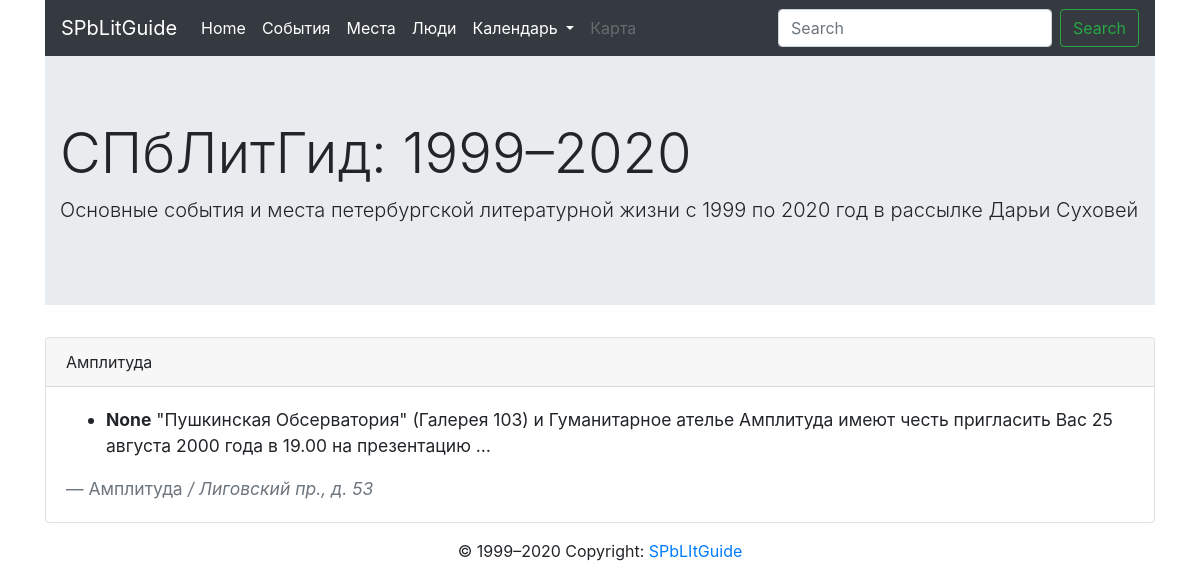
The page /place/2/ on the database as committed earlier.
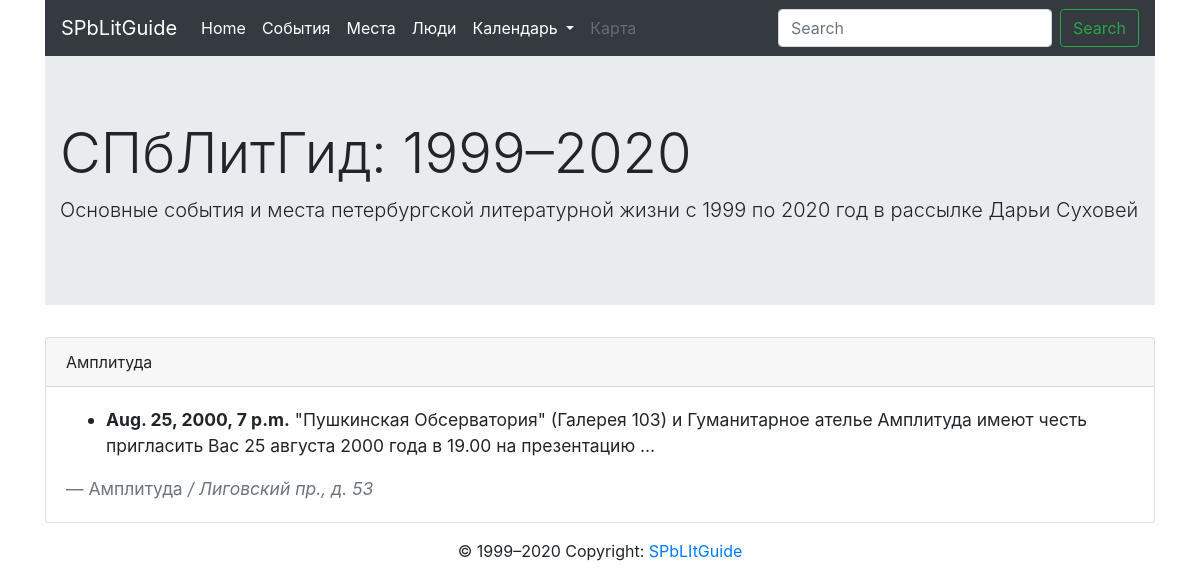
The same page on the database as committed later.
### core/models.py (models this page shows, shortened)
class Event(models.Model):
	description = models.TextField()
	date = models.DateTimeField(auto_now=False, auto_now_add=False)
	place = models.ForeignKey(
		Place, on_delete=models.CASCADE, blank=True, null=True)
	adress = models.ForeignKey(
		Adress, on_delete=models.CASCADE, blank=True, null=True)
	people = models.ManyToManyField(Person, blank=True)
	class Meta:
		app_label = 'core'
		verbose_name = 'Event'
		ordering = ['date']

class Adress(models.Model):
	name = models.CharField(max_length=300)
	coordinates = models.CharField(
		max_length=300, blank=True, null=True)
	class Meta:
		app_label = 'core'
		verbose_name = 'Adress'

### core/views.py (the view)
# urls.py: path('place/<pk>/', PlaceDetailView.as_view(), name='one_place'),
class PlaceDetailView(DetailView):
	model = Place

### core/models.py (called while the page is built)
	def show_adresses(self):
		events = Event.objects.filter(place=self).values_list(
			'adress', flat=True).order_by('id')
		adresses = Adress.objects.filter(id__in=events)
		return adresses

### core/templates/core/place_detail.html (shortened to what this page needs)
{% extends 'page.html' %}
{% block content %}
<div class="card">
  <div class="card-header">
    {{ object.name }}
  </div>
  <div class="card-body">
    <blockquote class="blockquote mb-0"><small>
      <ul>
      {% for event in object.event_set.all %}
      <li><b>{{ event.date }}</b> {{event.description|truncatewords:20}} </li>
      {% endfor %}</small>
      <footer class="blockquote-footer">{{ object.name }} {% for adress in object.show_adresses %} <cite>/ {{ adress.name }} {% endfor %} </cite></footer>
    </blockquote>
  </div>
</div>
{% endblock %}

Rows that differ between the two databases and show on the page:
no longer on this page (row edited): Event: date "None", description "\"Пушкинская Обсерватория\" (Галерея 103) и Гуманитарное ателье Амплитуда имеют честь пригласить Вас 25 августа 2000 года в 19.00 на презентацию …"
added Event: date "Aug. 25, 2000, 7 p.m.", description "\"Пушкинская Обсерватория\" (Галерея 103) и Гуманитарное ателье Амплитуда имеют честь пригласить Вас 25 августа 2000 года в 19.00 на презентацию …"
